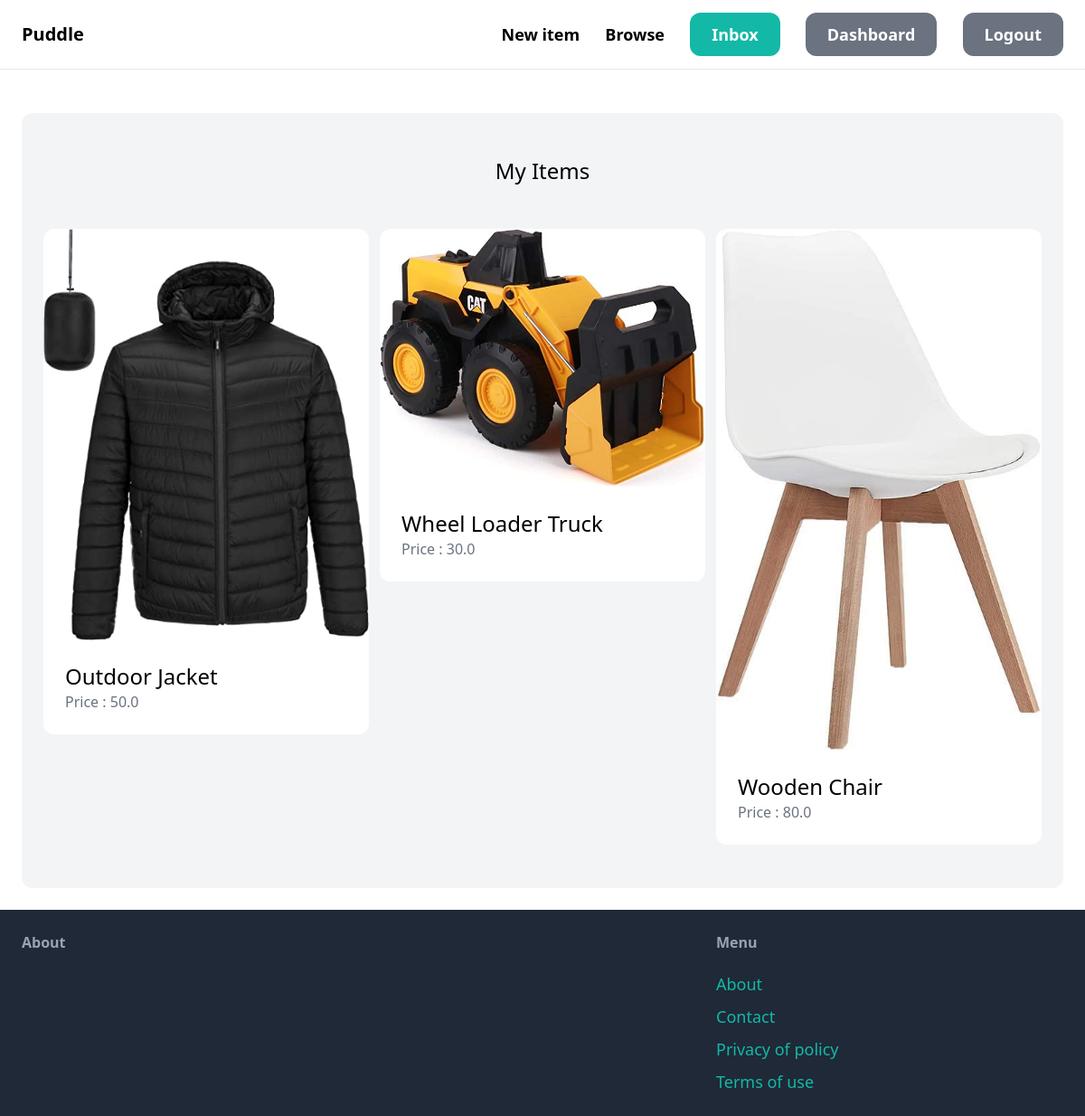
The page /dashboard/ (signed in) on the database its author committed.
### item/models.py (models this page shows, shortened)
class Item(models.Model):
    category = models.ForeignKey(Category, related_name='items', on_delete=models.CASCADE)
    name = models.CharField(max_length=255)
    description = models.TextField(blank=True, null=True)
    price = models.FloatField()
    image = models.ImageField(upload_to='item_images', blank=True, null=True)
    is_sold = models.BooleanField(default=False)
    created_by = models.ForeignKey(User, related_name='items', on_delete=models.CASCADE)
    created_at = models.DateTimeField(auto_now_add=True)

### dashboard/views.py (the view)
# urls.py: path('', views.index, name='index'),
@login_required
def index(request):
    items = Item.objects.filter(created_by=request.user)
    return render(request, 'dashboard/index.html', {'items':items})

### dashboard/templates/dashboard/index.html (shortened to what this page needs)
{% extends "marketplace_app/base.html" %}
{% load static %}
{% block content %}
    <div class="mt-6 px-6 py-12 bg-gray-100 rounded-xl">
        <h2 class="mb-12 text-2xl text-center">My Items</h2>
        <div class="grid grid-cols-3 gap-3">
            {% for item in items %}
                <div>
                    <a href= "{% url 'item:detail' item.id %}">
                        <div>
                            <img src="{{ item.image.url }}" class="rounded-t-xl">
                        </div>
                        <div class="p-6 bg-white rounded-b-xl">
                            <h2 class="text-2xl">{{ item.name }}</h2>
                            <p class="text-gray-500">Price : {{ item.price }}</p>
                        </div>
                    </a>
                </div>
            {% endfor %}
        </div>
    </div>
{% endblock  %}

### rows shown on the page
Item: image (picture), name "Outdoor Jacket", price "50.0"
Item: image (picture), name "Wheel Loader Truck", price "30.0"
Item: image (picture), name "Wooden Chair", price "80.0"
